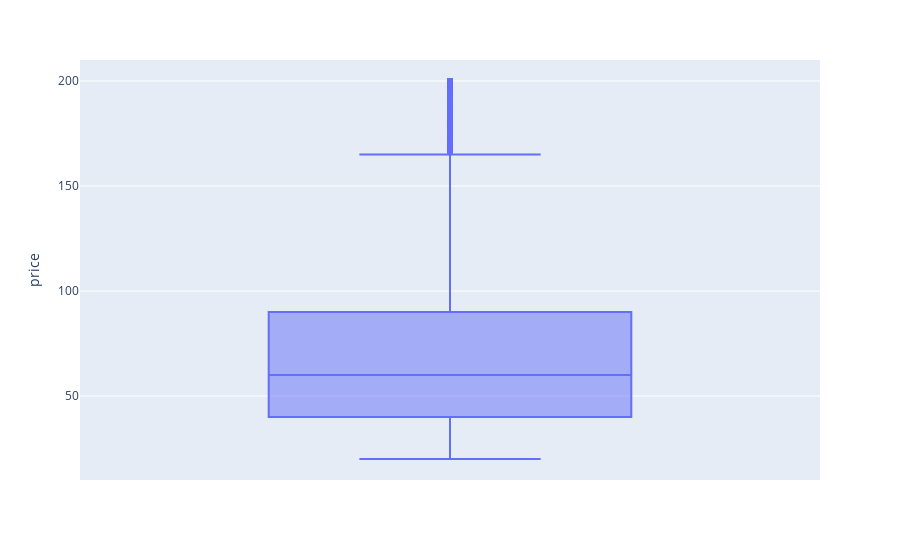

Notebook cell for this chart:
### Code cell
fig = px.box(df_price_filtered, y='price')
fig.show()

### Figure 1 — Plotly figure (JSON) as saved in the notebook; plotly's stock layout.template omitted (floating-point values rounded to 4 significant figures; data arrays with more than 128 entries replaced by an {"elided": "..."} marker saying what was removed)
{"data": [{"alignmentgroup": "True", "hovertemplate": "price=%{y}<extra></extra>", "legendgroup": "", "marker": {"color": "#636efa"}, "name": "", "notched": false, "offsetgroup": "", "orientation": "v", "showlegend": false, "type": "box", "x0": " ", "xaxis": "x", "y": {"elided": "18134 int values"}, "y0": " ", "yaxis": "y"}], "layout": {"boxmode": "group", "legend": {"tracegroupgap": 0}, "margin": {"t": 60}, "xaxis": {"anchor": "y", "domain": [0, 1]}, "yaxis": {"anchor": "x", "domain": [0, 1], "title": {"text": "price"}}}}
